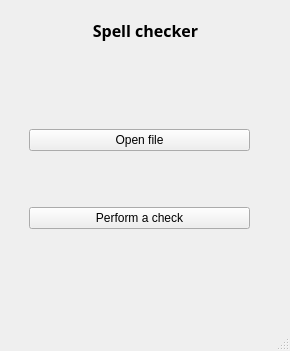
<?xml version="1.0" encoding="UTF-8"?>
<ui version="4.0">
 <class>MainWindow</class>
 <widget class="QMainWindow" name="MainWindow">
  <property name="geometry">
   <rect>
    <x>0</x>
    <y>0</y>
    <width>290</width>
    <height>351</height>
   </rect>
  </property>
  <property name="minimumSize">
   <size>
    <width>290</width>
    <height>351</height>
   </size>
  </property>
  <property name="maximumSize">
   <size>
    <width>290</width>
    <height>351</height>
   </size>
  </property>
  <property name="windowTitle">
   <string>Spell check</string>
  </property>
  <widget class="QWidget" name="centralwidget">
   <widget class="QWidget" name="verticalLayoutWidget">
    <property name="geometry">
     <rect>
      <x>0</x>
      <y>0</y>
      <width>291</width>
      <height>61</height>
     </rect>
    </property>
    <layout class="QVBoxLayout" name="verticalLayout">
     <item>
      <widget class="QLabel" name="label">
       <property name="font">
        <font>
         <family>Arial Black</family>
         <pointsize>12</pointsize>
         <bold>true</bold>
        </font>
       </property>
       <property name="layoutDirection">
        <enum>Qt::RightToLeft</enum>
       </property>
       <property name="styleSheet">
        <string notr="true">label{
border-botton: 2px solid #000;
}</string>
       </property>
       <property name="text">
        <string>Spell checker</string>
       </property>
       <property name="alignment">
        <set>Qt::AlignCenter</set>
       </property>
      </widget>
     </item>
    </layout>
   </widget>
   <widget class="QWidget" name="verticalLayoutWidget_2">
    <property name="geometry">
     <rect>
      <x>29</x>
      <y>79</y>
      <width>221</width>
      <height>201</height>
     </rect>
    </property>
    <layout class="QVBoxLayout" name="verticalLayout_2">
     <item>
      <widget class="QPushButton" name="pushButton">
       <property name="text">
        <string>Open file</string>
       </property>
      </widget>
     </item>
     <item>
      <widget class="QPushButton" name="pushButton_2">
       <property name="text">
        <string>Perform a check</string>
       </property>
      </widget>
     </item>
    </layout>
   </widget>
  </widget>
  <widget class="QMenuBar" name="menubar">
   <property name="geometry">
    <rect>
     <x>0</x>
     <y>0</y>
     <width>290</width>
     <height>22</height>
    </rect>
   </property>
  </widget>
  <widget class="QStatusBar" name="statusbar"/>
 </widget>
 <resources/>
 <connections/>
</ui>
